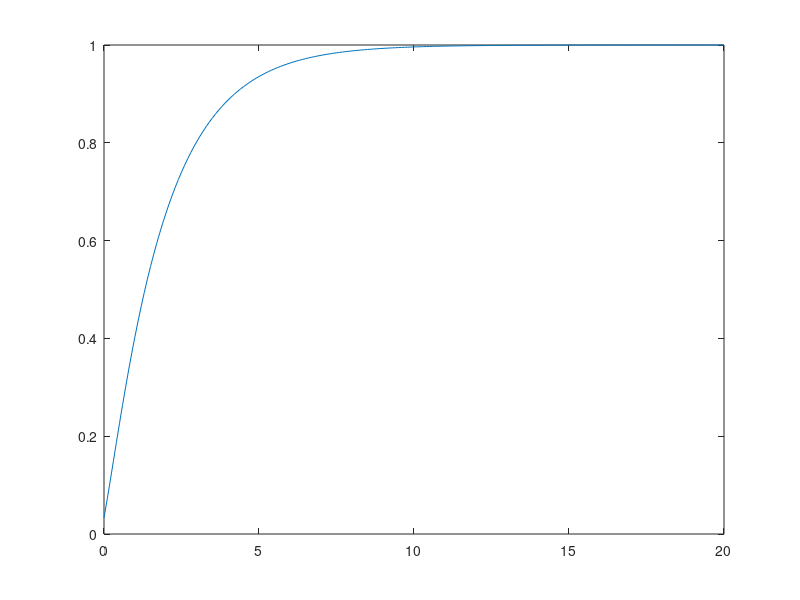

This figure's MATLAB source:

G = [2 -1 0; -1 2 -1; 0 -1 2;];
C = [2 -1 0; -1 2 0; 0 0 1;];
I = eye(3);
v0 = [0 0 0]';
Is = [1 0 1]';
dt = 0.1;
idx = 0;

for i = 0:dt:20
    idx = idx + 1;
    v0 = dt * (C \ Is) + (I-dt*inv(C)*G)*v0;
    Vx(idx) = v0(2, 1);
end

figure
plot(0:dt:20, Vx);